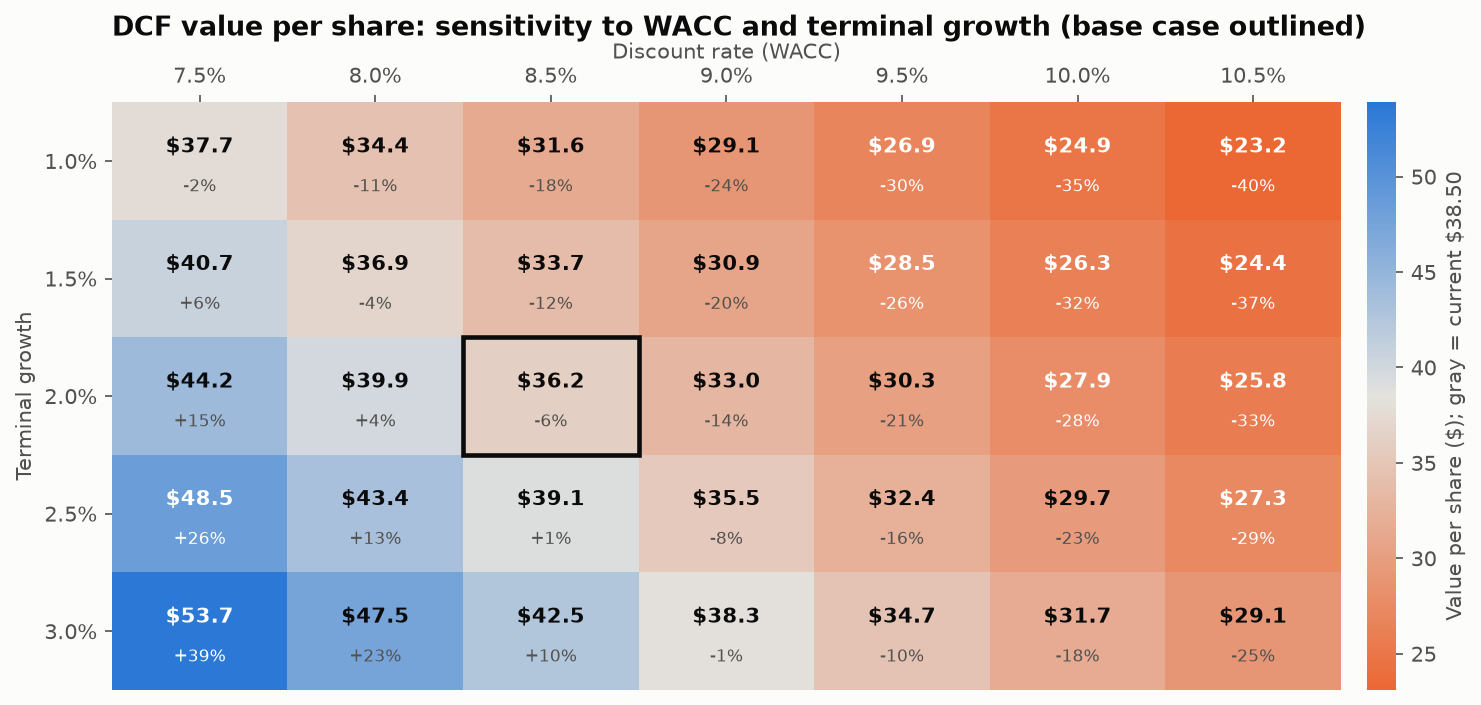

This figure's Python source:
"""
DCF Sensitivity Table  -  family: Finance & investment

DESIGN PURPOSE
A two-way table of discounted-cash-flow value per share across discount rates
(WACC) and terminal growth rates, colored relative to the current share price.
It shows how much of a valuation depends on two assumptions that cannot be
known precisely.

WHEN TO USE
  - Show how sensitive an intrinsic valuation is to its key inputs
  - Find the assumptions the current market price implies (the cells closest
    to gray)
  - Support investment memos, equity research and M&A models

AVOID WHEN
  - Coloring by raw value with a rainbow scale; color relative to a meaningful
    reference (price) with a diverging scale
  - More than ~9×9 cells (readers cannot scan it); choose sensible step sizes

ALTERNATIVES
  - Tornado chart of one-at-a-time sensitivities
  - Football field across methods

EXAMPLE
Five-year free-cash-flow forecast ($600m→$780m), $1.8bn net debt, 250M shares
and a $38.50 share price; terminal value by the Gordon growth formula
(illustrative).

NOTE: Educational examples with simulated or historical data. Not investment
advice; past performance does not predict future returns.

Run:  python dcf_sensitivity_table.py
"""
import sys
from pathlib import Path

import numpy as np
import pandas as pd
import matplotlib.pyplot as plt

# Library style: categorical colors in fixed order, recessive axes, hairline grid.
PALETTE = ["#2a78d6", "#eb6834", "#1baf7a", "#eda100",
           "#e87ba4", "#008300", "#6250d6", "#e34948"]
SEQ_CMAP = "Blues"      # sequential: one hue, light -> dark
DIV_CMAP = "RdBu_r"     # diverging: two opposite hues, neutral midpoint
GRAY = "#b8b7b1"        # de-emphasised marks
plt.rcParams.update({
    "figure.figsize": (8, 4.8), "figure.dpi": 110, "figure.facecolor": "#fcfcfb",
    "axes.facecolor": "#fcfcfb", "axes.edgecolor": "#c9c8c3", "axes.linewidth": 0.8,
    "axes.spines.top": False, "axes.spines.right": False,
    "axes.grid": True, "grid.color": "#e6e5e1", "grid.linewidth": 0.6, "axes.axisbelow": True,
    "axes.prop_cycle": plt.cycler(color=PALETTE),
    "axes.titlesize": 13, "axes.titleweight": "bold", "axes.titlelocation": "left",
    "axes.labelcolor": "#52514e", "xtick.color": "#52514e", "ytick.color": "#52514e",
    "text.color": "#0b0b0b", "font.size": 10, "lines.linewidth": 2,
    "legend.frameon": False,
})

from matplotlib.colors import LinearSegmentedColormap, TwoSlopeNorm

# --- Example data ------------------------------------------------------------
fcf = np.array([600, 650, 700, 740, 780.0])        # $m, years 1..5
net_debt, shares, price_now = 1800.0, 250.0, 38.50
waccs = np.round(np.arange(0.075, 0.1051, 0.005), 4)
growths = np.round(np.arange(0.010, 0.0301, 0.005), 4)


def value_per_share(wacc, g):
    t = np.arange(1, len(fcf) + 1)
    pv_fcf = (fcf / (1 + wacc) ** t).sum()
    terminal = fcf[-1] * (1 + g) / (wacc - g)       # Gordon growth, value at end of year 5
    ev = pv_fcf + terminal / (1 + wacc) ** len(fcf)
    return (ev - net_debt) / shares


table = pd.DataFrame([[value_per_share(w, g) for w in waccs] for g in growths],
                     index=[f"{g:.1%}" for g in growths], columns=[f"{w:.1%}" for w in waccs]).round(2)
base = ("2.0%", "8.5%")                             # (growth, WACC)
table

# --- Plot --------------------------------------------------------------------
cmap = LinearSegmentedColormap.from_list("down_up", [PALETTE[1], "#e3e2de", PALETTE[0]])
z = table.to_numpy()
norm = TwoSlopeNorm(vmin=min(z.min(), price_now * 0.6), vcenter=price_now, vmax=max(z.max(), price_now * 1.4))
fig, ax = plt.subplots(figsize=(10, 4.8))
im = ax.imshow(z, cmap=cmap, norm=norm, aspect="auto")
for i in range(z.shape[0]):
    for j in range(z.shape[1]):
        v = z[i, j]
        far = abs(norm(v) - 0.5) > 0.32
        ax.text(j, i - 0.12, f"${v:.1f}", ha="center", va="center", fontsize=10, fontweight="bold",
                color="white" if far else "#0b0b0b")
        ax.text(j, i + 0.22, f"{v / price_now - 1:+.0%}", ha="center", va="center", fontsize=8,
                color="white" if far else "#52514e")
bi, bj = table.index.get_loc(base[0]), table.columns.get_loc(base[1])
ax.add_patch(plt.Rectangle((bj - 0.5, bi - 0.5), 1, 1, fill=False, edgecolor="#0b0b0b", linewidth=2.2))
ax.set_xticks(range(len(waccs)), table.columns)
ax.set_yticks(range(len(growths)), table.index)
ax.set_xlabel("Discount rate (WACC)")
ax.set_ylabel("Terminal growth")
ax.xaxis.set_label_position("top")
ax.xaxis.tick_top()
ax.grid(False)
for sp in ax.spines.values():
    sp.set_visible(False)
cb = fig.colorbar(im, ax=ax, fraction=0.03, pad=0.02)
cb.set_label(f"Value per share (\\$); gray = current \\${price_now:.2f}")
cb.outline.set_visible(False)
ax.set_title("DCF value per share: sensitivity to WACC and terminal growth (base case outlined)", pad=32)
fig.tight_layout()

# --- Save / show -------------------------------------------------------------
out = Path(__file__).with_name(Path(__file__).stem + ".png")
fig.savefig(out, dpi=150, bbox_inches="tight")
print(f"saved {out}")
if "--no-show" not in sys.argv:
    plt.show()
